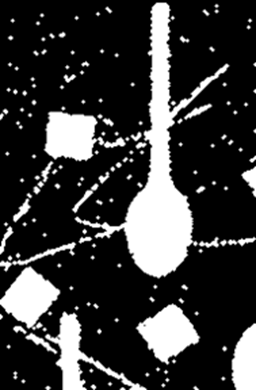
#> input picture CV_Lecture_3/resources/spoons_2.png, 256 x 390 px, found by its file name
$ python morphology.py
#> lines starting #> are read from the running program, lines starting #| are printed output that depends on the picture
import cv2
import numpy as np

spoons_noise = cv2.imread('resources\\spoons_2.png', 0) # spoons_noise
#> spoons_noise is the input picture: shape (390, 256); min 0, max 255, mean 57.4
spoons_gaps = cv2.imread('resources\\spoons_1.png', 0) # spoons_gaps
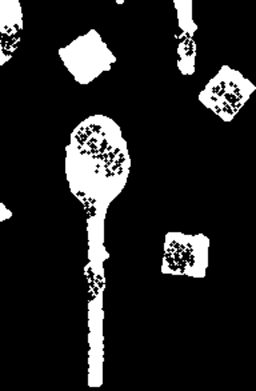
#> input picture CV_Lecture_3/resources/spoons_1.png, 256 x 391 px, found by its file name
#> spoons_gaps is the input picture: shape (391, 256); min 0, max 255, mean 33.4

kernel = np.ones((5, 5), np.uint8)
dilation = cv2.dilate(spoons_gaps, kernel, iterations=2)
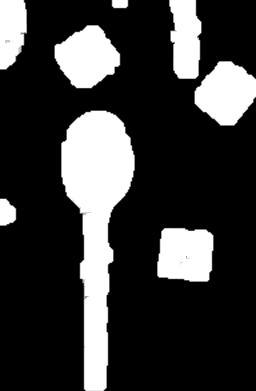
#> dilation: shape (391, 256); min 0, max 255, mean 58
erode = cv2.erode(spoons_noise, kernel, iterations=2)
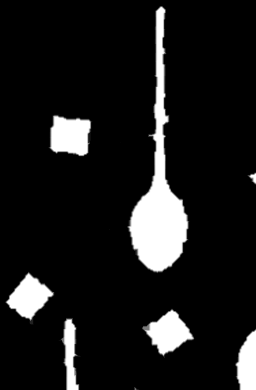
#> erode: shape (390, 256); min 0, max 255, mean 27.1
open = cv2.morphologyEx(spoons_noise, cv2.MORPH_OPEN, kernel, iterations=2)
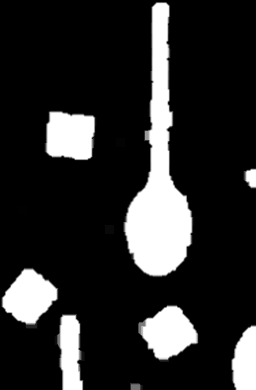
#> open: shape (390, 256); min 0, max 255, mean 43.6
close = cv2.morphologyEx(spoons_gaps, cv2.MORPH_CLOSE, kernel, iterations=2)
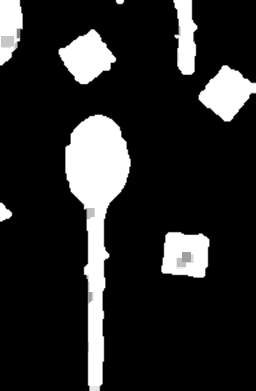
#> close: shape (391, 256); min 0, max 255, mean 39.8
cv2.imshow('open', open)
cv2.imshow('close', close)
cv2.imshow('gaps', spoons_gaps)
cv2.imshow('noise', spoons_noise)
cv2.imshow('dilation', dilation)
cv2.imshow('erose', erode)
cv2.waitKey()
cv2.destroyAllWindows()
